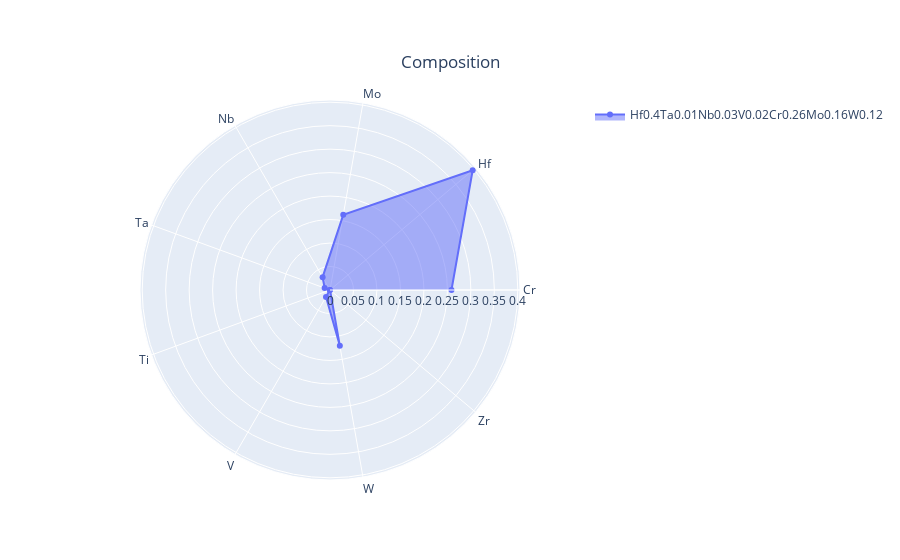
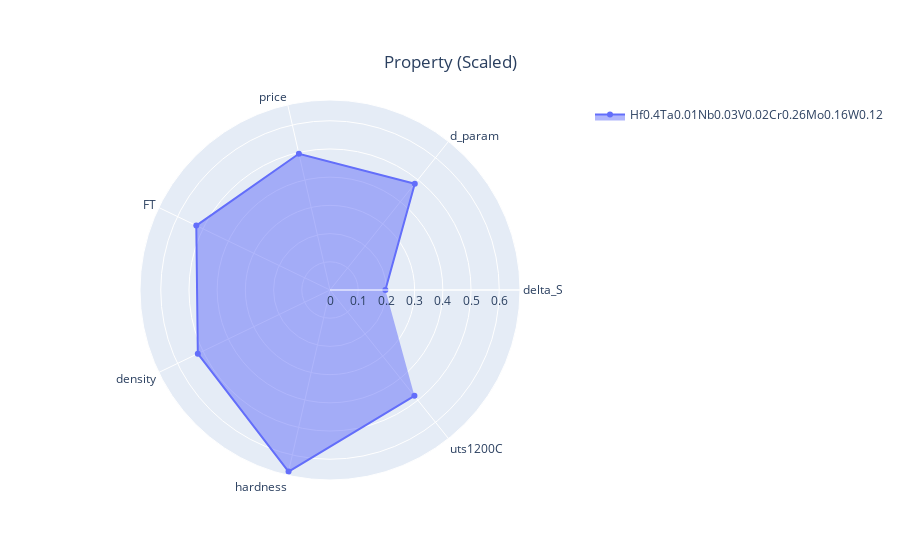
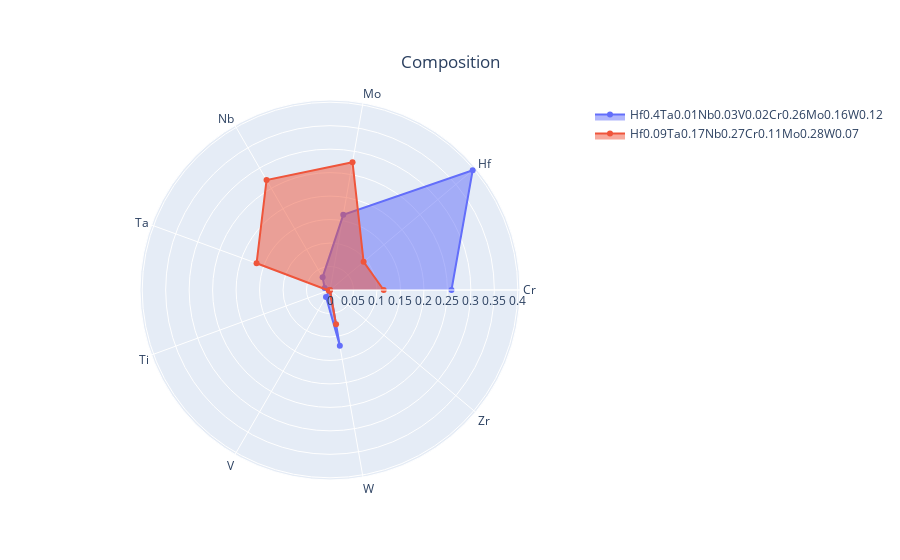
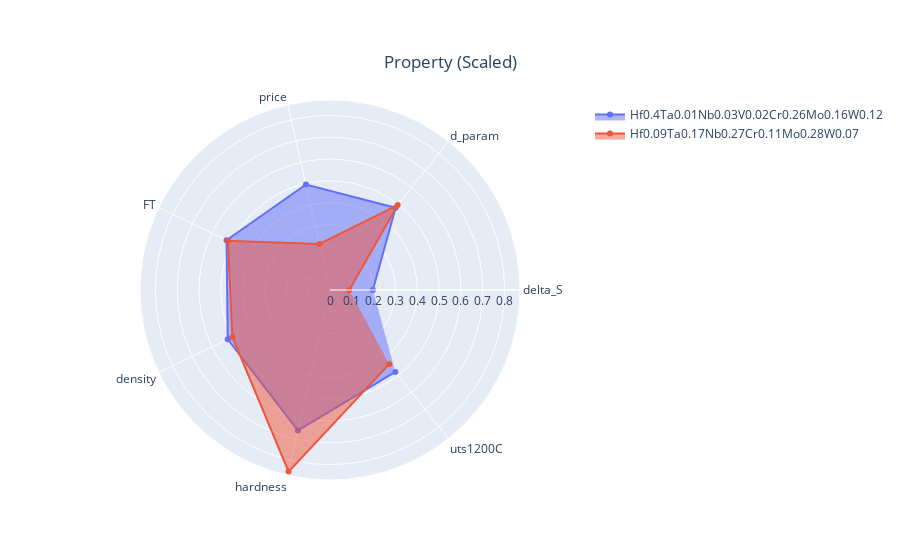

Notebook code for these charts, in order:
### Code cell
record()

### Figure 1 — Plotly figure (JSON) as saved in the notebook; plotly's stock layout.template omitted (floating-point values rounded to 4 significant figures)
{"data": [{"fill": "toself", "name": "Hf0.4Ta0.01Nb0.03V0.02Cr0.26Mo0.16W0.12", "r": [0.2587, 0.3967, 0.1626, 0.0315, 0.01222, 0.00048, 0.01704, 0.1207, 7.381e-05], "showlegend": true, "theta": ["Cr", "Hf", "Mo", "Nb", "Ta", "Ti", "V", "W", "Zr"], "type": "scatterpolar"}], "layout": {"title": {"text": "Composition", "x": 0.5, "xanchor": "center", "y": 0.9, "yanchor": "top"}}}

### Figure 2 — Plotly figure (JSON) as saved in the notebook; plotly's stock layout.template omitted (floating-point values rounded to 4 significant figures)
{"data": [{"fill": "toself", "hovertext": ["Actual : -1.49", "Actual : 2.03", "Actual : 383.33", "Actual : 14.29", "Actual : 11.61", "Actual : 5.93", "Actual : 0.88"], "name": "Hf0.4Ta0.01Nb0.03V0.02Cr0.26Mo0.16W0.12", "r": [0.1963, 0.4821, 0.4956, 0.5261, 0.5201, 0.6603, 0.48], "showlegend": true, "theta": ["delta_S", "d_param", "price", "FT", "density", "hardness", "uts1200C"], "type": "scatterpolar"}], "layout": {"title": {"text": "Property (Scaled)", "x": 0.5, "xanchor": "center", "y": 0.9, "yanchor": "top"}}}

### Figure 3 — Plotly figure (JSON) as saved in the notebook; plotly's stock layout.template omitted (floating-point values rounded to 4 significant figures)
{"data": [{"fill": "toself", "name": "Hf0.4Ta0.01Nb0.03V0.02Cr0.26Mo0.16W0.12", "r": [0.2587, 0.3967, 0.1626, 0.0315, 0.01222, 0.00048, 0.01704, 0.1207, 7.381e-05], "showlegend": true, "theta": ["Cr", "Hf", "Mo", "Nb", "Ta", "Ti", "V", "W", "Zr"], "type": "scatterpolar"}, {"fill": "toself", "name": "Hf0.09Ta0.17Nb0.27Cr0.11Mo0.28W0.07", "r": [0.1143, 0.09351, 0.2763, 0.2703, 0.1664, 0.002988, 0.001887, 0.07418, 0.0001505], "showlegend": true, "theta": ["Cr", "Hf", "Mo", "Nb", "Ta", "Ti", "V", "W", "Zr"], "type": "scatterpolar"}], "layout": {"title": {"text": "Composition", "x": 0.5, "xanchor": "center", "y": 0.9, "yanchor": "top"}}}

### Figure 4 — Plotly figure (JSON) as saved in the notebook; plotly's stock layout.template omitted (floating-point values rounded to 4 significant figures)
{"data": [{"fill": "toself", "hovertext": ["Actual : -1.49", "Actual : 2.03", "Actual : 383.33", "Actual : 14.29", "Actual : 11.61", "Actual : 5.93", "Actual : 0.88"], "name": "Hf0.4Ta0.01Nb0.03V0.02Cr0.26Mo0.16W0.12", "r": [0.1963, 0.4821, 0.4956, 0.5261, 0.5201, 0.6603, 0.48], "showlegend": true, "theta": ["delta_S", "d_param", "price", "FT", "density", "hardness", "uts1200C"], "type": "scatterpolar"}, {"fill": "toself", "hovertext": ["Actual : -1.66", "Actual : 2.09", "Actual : 174.8", "Actual : 14.16", "Actual : 11.32", "Actual : 7.62", "Actual : 0.8"], "name": "Hf0.09Ta0.17Nb0.27Cr0.11Mo0.28W0.07", "r": [0.08853, 0.4977, 0.2167, 0.519, 0.4963, 0.8533, 0.4347], "showlegend": true, "theta": ["delta_S", "d_param", "price", "FT", "density", "hardness", "uts1200C"], "type": "scatterpolar"}], "layout": {"title": {"text": "Property (Scaled)", "x": 0.5, "xanchor": "center", "y": 0.9, "yanchor": "top"}}}
